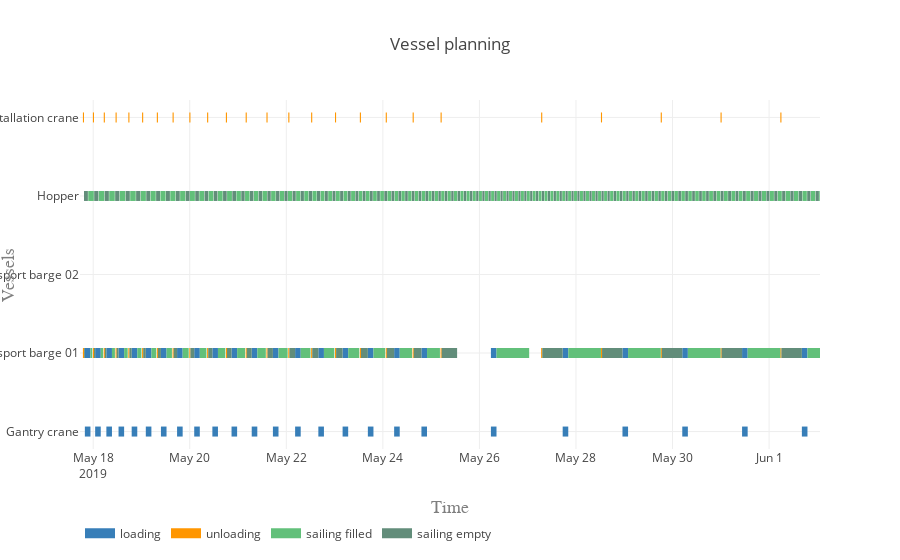

The notebook cell this image was saved under:
### Markdown cell above
#### Vessel planning

### Code cell
vessels = [gantry_crane, 
           installation_crane, 
           transport_barge_01, 
           transport_barge_02, 
           hopper]

activities = ['loading', 'unloading', 'sailing filled', 'sailing empty', 'processing']
colors = {0:'rgb(55,126,184)', 1:'rgb(255,150,0)', 2:'rgb(98, 192, 122)', 3:'rgb(98, 141, 122)', 4:'rgb(110, 141, 122)'}

plot.vessel_planning(vessels, activities, colors)

### Figure 1 — Plotly figure (JSON) as saved in the notebook; plotly's stock layout.template omitted (floating-point values rounded to 4 significant figures; data arrays with more than 128 entries replaced by an {"elided": "..."} marker saying what was removed)
{"data": [{"connectgaps": false, "hoverinfo": "y+name", "line": {"color": "rgb(55,126,184)", "width": 10}, "mode": "lines", "name": "loading", "type": "scatter", "uid": "8b1ef345-130b-4d95-8b3c-39b7b05e0ab9", "x": {"elided": "4000 str values"}, "y": {"elided": "4000 str values"}}, {"connectgaps": false, "hoverinfo": "y+name", "line": {"color": "rgb(255,150,0)", "width": 10}, "mode": "lines", "name": "unloading", "type": "scatter", "uid": "3901c366-fb13-4b84-9fa1-28b5b8aadf08", "x": {"elided": "4000 str values"}, "y": {"elided": "4000 str values"}}, {"connectgaps": false, "hoverinfo": "y+name", "line": {"color": "rgb(98, 192, 122)", "width": 10}, "mode": "lines", "name": "sailing filled", "type": "scatter", "uid": "c488de30-c01f-4db4-8bd9-bbc4016ded14", "x": {"elided": "2000 str values"}, "y": {"elided": "2000 str values"}}, {"connectgaps": false, "hoverinfo": "y+name", "line": {"color": "rgb(98, 141, 122)", "width": 10}, "mode": "lines", "name": "sailing empty", "type": "scatter", "uid": "4ad777fc-85ee-4ac8-913e-fbbfb1c3e000", "x": {"elided": "1990 str values"}, "y": {"elided": "1990 str values"}}, {"connectgaps": false, "hoverinfo": "y+name", "line": {"color": "rgb(110, 141, 122)", "width": 10}, "mode": "lines", "name": "processing", "type": "scatter", "uid": "f6c1423a-c58a-4d03-9123-69ec357bff32", "x": [], "y": []}], "layout": {"hovermode": "closest", "legend": {"orientation": "h", "x": 0, "y": -0.2}, "title": "Vessel planning", "xaxis": {"range": ["2019-05-17 17:26:58.062643", "2019-06-02 01:19:07.630991"], "title": "Time", "titlefont": {"color": "#7f7f7f", "family": "Courier New, monospace", "size": 18}}, "yaxis": {"title": "Vessels", "titlefont": {"color": "#7f7f7f", "family": "Courier New, monospace", "size": 18}}}}
